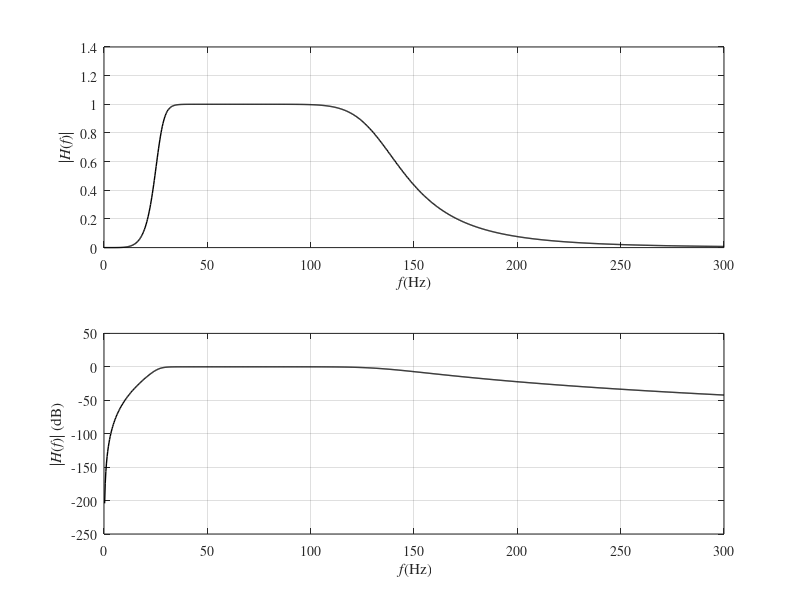

Reproduce this figure in MATLAB.
% Projete um filtro de Butterworth passa-faixas que atenda as seguintes 
% especificações:
% - Permitir a passagem de sinais entre 10 rad/s e 20 rad/s com atenuação 
%   máxima de 2 dB;
% - Rejeitar sinais abaixo de 5 rad/s com atenuação mínima de 20 dB;
% - Rejeitar sinais acima de 35 rad/s com atenuação mínima de 20 dB.

clc
clear
close all

%%Parâmetros do Passa-Faixas
wp1 = 2*pi*30;
wp2 = 2*pi*120;
ws1 = 2*pi*10;
ws2 = 2*pi*200;
ap = 1;
as = 20;

%%Passo 1 - Determinar a frequencia da banda de rejeicao do passa-baixa
%%prototipo
ws_p_1 = (wp1*wp2 - ws1^2)/(ws1*(wp2 - wp1));
ws_p_2 = (ws2^2 - wp1*wp2)/(ws2*(wp2 - wp1));
ws_p = min(ws_p_1,ws_p_2);

%%Passo 2 - Determinar a ordem do filtro passa-baixa protótipo e a sua
%%frequencia de corte
wp_p = 1;
K = ceil(log10((10^(as/10)-1)/(10^(ap/10)-1))/(2*log10(ws_p/wp_p)));
wc_1 = wp_p/(10^(ap/10)-1)^(1/(2*K));
wc_2 = ws_p/(10^(as/10)-1)^(1/(2*K));
wc = (wc_1 + wc_2)/2;

%%Passo 3 - Determinar os polos do filtro passa-baixa protótipo
ii = 1:K;
pk = 1j*wc*exp(1j*pi/(2*K)*(2*ii-1));
Q = real(poly(pk));

%%Passo 4 - Determinar os polos do filtro passa-faixa
a = 1;
b = -pk*(wp2 - wp1);
c = wp1*wp2;
pbar = [(-b + sqrt(b.^2 - 4*a*c))./(2*a),(-b - sqrt(b.^2 - 4*a*c))./(2*a)];

%%Passo 5 - Determinar funcao transferencia do passa-faixa
B = ((wc^K)*(wp2-wp1)^K)*poly(zeros(K,1));
A = real(poly(pbar));

%%Passo 6 - Plotar a resposta em magnitude
omega = linspace(0,2*pi*300,1000);
H = polyval(B,1j*omega)./polyval(A,1j*omega);
subplot(2,1,1)
plot(omega./(2*pi),abs(H),'k','Linewidth',1.0)
grid on
xlabel('{\itf} (Hz)')
ylabel('|{\itH}({\itf})|')
set(gca,'FontName','Times')
set(gca,'FontSize',10)
subplot(2,1,2)
plot(omega./(2*pi),20*log10(abs(H)),'k','Linewidth',1.0)
grid on
xlabel('{\itf} (Hz)')
ylabel('|{\itH}({\itf})| (dB)')
set(gca,'FontName','Times')
set(gca,'FontSize',10)